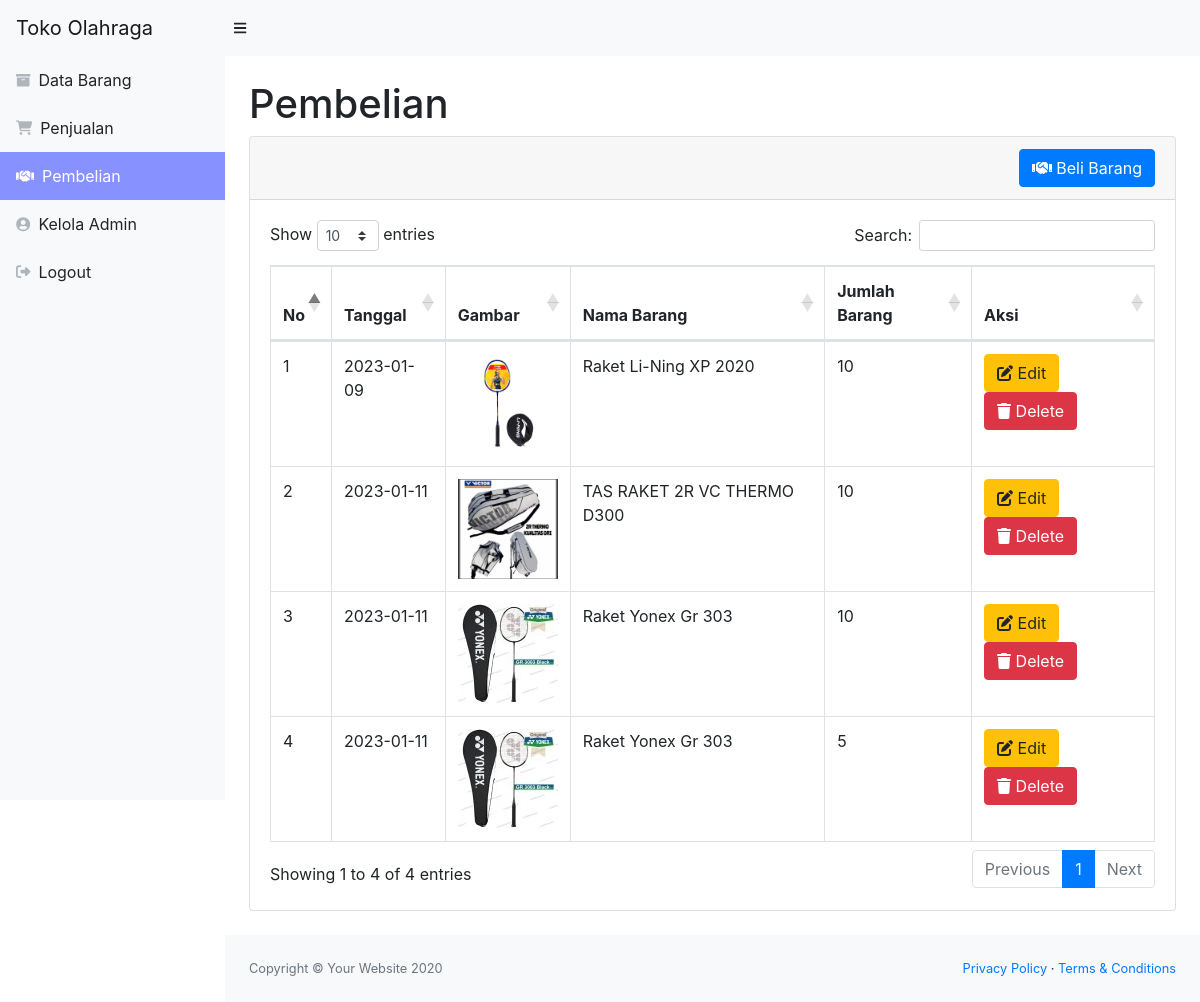
The app's page /pembelian.php (signed in) with its own data.
### tables this page shows
CREATE TABLE `pembelian` (
  `id_pembelian` int(11) NOT NULL,
  `id_barang` int(11) NOT NULL,
  `nama_barang` varchar(255) NOT NULL,
  `tanggal` date NOT NULL,
  `jumlah_barang` int(11) NOT NULL
);

CREATE TABLE `barang` (
  `id_barang` int(10) NOT NULL,
  `nama_barang` varchar(255) NOT NULL,
  `kategori` varchar(255) NOT NULL,
  `harga` int(100) NOT NULL,
  `jumlah_barang` int(100) NOT NULL,
  `gambar` varchar(255) DEFAULT NULL
);

### pembelian.php (the view, shortened to what this page needs)
<?php
require 'function.php';
?>
<!DOCTYPE html>
<html lang="en">
    <head>
        <link href="css/styles.css" rel="stylesheet" />
        <link href="https://cdn.datatables.net/1.10.20/css/dataTables.bootstrap4.min.css" rel="stylesheet" />
        <link rel="stylesheet" href="https://cdnjs.cloudflare.com/ajax/libs/font-awesome/6.2.1/css/all.min.css" />
    </head>
    <body class="sb-nav-fixed">
        <nav class="sb-topnav navbar navbar-expand navbar-light bg-light">
            <a class="navbar-brand" href="index.php">Toko Olahraga</a>
            <button class="btn btn-link btn-sm order-1 order-lg-0" id="sidebarToggle" href="#"><i class="fas fa-bars"></i></button>
        </nav>
        <div id="layoutSidenav">
            <div id="layoutSidenav_nav">
                <nav class="sb-sidenav accordion sb-sidenav-light" id="sidenavAccordion">
                    <div class="sb-sidenav-menu">
                        <div class="nav">
                            <a class="nav-link" href="index.php">
                                <div class="sb-nav-link-icon"><i class="fa fa-archive"></i></div>
                                Data Barang
                            </a>
                            <a class="nav-link" href="penjualan.php">
                                <div class="sb-nav-link-icon"><i class="fa-solid fa-cart-shopping"></i></div>
                                Penjualan
                            </a>
                            <a class="nav-link" href="pembelian.php">
                                <div class="sb-nav-link-icon"><i class="fa fa-handshake"></i></div>
                                Pembelian
                            </a>
                            <a class="nav-link" href="admin.php">
                                <div class="sb-nav-link-icon"><i class="fa fa-user-circle"></i></div>
                                Kelola Admin
                            </a>
                            <a class="nav-link" href="logout.php">
                                <div class="sb-nav-link-icon"><i class="fa-solid fa-right-from-bracket"></i></div>
                                Logout
                            </a>
                        </div>
                    </div>
                </nav>
            </div>
            <div id="layoutSidenav_content">
                <main>
                    <div class="container-fluid">
                        <h1 class="mt-4">Pembelian</h1>
                        <div class="card mb-4">
                            <div class="card-header text-right">
                            <button type="button" class="btn btn-primary" data-toggle="modal" data-target="#myModal">
                                <i class="fa fa-handshake"></i>
                                Beli Barang
                            </button>
                            </div>
                            <div class="card-body">
                                <div class="table-responsive">
                                    <table class="table table-bordered" id="dataTable" width="100%" cellspacing="0">
                                        <thead>
                                            <tr>
                                                <th>No</th>
                                                <th>Tanggal</th>
                                                <th>Gambar</th>
                                                <th>Nama Barang</th>
                                                <th>Jumlah Barang</th>
                                                <th>Aksi</th>
                                            </tr>
                                        </thead>
                                        <tbody>
                                            <?php
                                            $ambilDataBarang = mysqli_query($conn, "SELECT pembelian.id_pembelian, pembelian.id_barang, pembelian.tanggal, pembelian.nama_barang, pembelian.jumlah_barang, barang.gambar FROM pembelian, barang WHERE pembelian.id_barang = barang.id_barang");
                                            $i=1;
                                            while($data=mysqli_fetch_array($ambilDataBarang)){
                                                $gambar = $data['gambar'];
                                                if ($gambar == null) {
                                                    $img = "Foto";
                                                } else {
                                                    $img = "<img src='images/" . $gambar . "' class='zoomable'>";
                                                }
                                            ?>
                                            <tr>
                                                <td><?= $i ?></td>
                                                <td><?= $data['tanggal']; ?></td>
                                                <td><?= $img; ?></td>
                                                <td><?= $data['nama_barang']; ?></td>
                                                <td><?= $data['jumlah_barang']; ?></td>
                                                <td>
                                                    <button type="button" class="btn btn-warning" data-toggle="modal" data-target="#edit<?= $data['id_pembelian']; ?>">
                                                        <i class="fa-solid fa-pen-to-square"></i>
                                                        Edit
                                                    </button>
                                                    <button type="button" class="btn btn-danger" data-toggle="modal" data-target="#delete<?= $data['id_pembelian']; ?>">
                                                        <i class="fa-solid fa-trash"></i>
                                                        Delete
                                                    </button>
                                                </td>
                                            </tr>
                                            <?php
                                            $i++;
                                            }
                                            ?>
                                        </tbody>
                                    </table>
                                </div>
                            </div>
                        </div>
                    </div>
                </main>
                <footer class="py-4 bg-light mt-auto">
                    <div class="container-fluid">
                        <div class="d-flex align-items-center justify-content-between small">
                            <div class="text-muted">Copyright &copy; Your Website 2020</div>
                            <div>
                                <a href="#">Privacy Policy</a>
                                &middot;
                                <a href="#">Terms &amp; Conditions</a>
                            </div>
                        </div>
                    </div>
                </footer>
            </div>
        </div>
    </body>
</html>

### pembelian.php (style rules this page uses)
.zoomable { width: 100px; }

### records on screen
pembelian: tanggal "2023-01-09", id_barang.gambar (picture), nama_barang "Raket Li-Ning XP 2020", jumlah_barang "10"
pembelian: tanggal "2023-01-11", id_barang.gambar (picture), nama_barang "TAS RAKET 2R VC THERMO D300", jumlah_barang "10"
pembelian: tanggal "2023-01-11", id_barang.gambar (picture), nama_barang "Raket Yonex Gr 303", jumlah_barang "10"
pembelian: tanggal "2023-01-11", id_barang.gambar (picture), nama_barang "Raket Yonex Gr 303", jumlah_barang "5"
